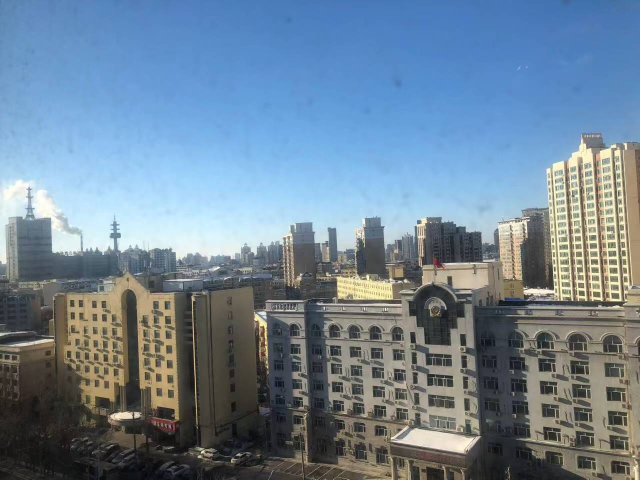
#> input picture 选修课程/计算机视觉/HITCV_EXP/exp2/left.jpg, 1280 x 959 px (shown at 1/2 size)
$ python stitch_self.py
#> lines starting #> are read from the running program, lines starting #| are printed output that depends on the picture; after the words box and inside, x2 and y2 are one past the last pixel; in counts of white or black regions, pixels touching at a corner belong together
import cv2
import numpy as np

# -------------------------- 1. 特征提取与匹配 --------------------------
def extract_sift_features(img):
    sift = cv2.SIFT_create()
    keypoints, descriptors = sift.detectAndCompute(img, None)
    return keypoints, descriptors

def match_features(desc1, desc2, ratio_thresh=0.7):
    bf = cv2.BFMatcher(cv2.NORM_L2, crossCheck=False)
    knn_matches = bf.knnMatch(desc1, desc2, k=2)
    good_matches = []
    for m, n in knn_matches:
        if m.distance < ratio_thresh * n.distance:
            good_matches.append(m)
    return good_matches

def draw_matches(img1, kp1, img2, kp2, matches, save_path="matches.jpg"):
    img_matches = cv2.drawMatches(img1, kp1, img2, kp2, matches, None,
                                  flags=cv2.DrawMatchesFlags_NOT_DRAW_SINGLE_POINTS)
    cv2.imwrite(save_path, img_matches)
    print(f"特征匹配图已保存至 {save_path}")

# -------------------------- 2. 图像拼接（透视变换 + 向量化融合）--------------------------
def stitch_images(img_left, img_right, H):
    h_left, w_left = img_left.shape[:2]
    h_right, w_right = img_right.shape[:2]

    left_corners = np.float32([[0, 0], [w_left, 0], [w_left, h_left], [0, h_left]])
    right_corners = np.float32([[0, 0], [w_right, 0], [w_right, h_right], [0, h_right]])
    transformed_right_corners = cv2.perspectiveTransform(right_corners.reshape(-1, 1, 2), H).reshape(-1, 2)

    all_corners = np.vstack((left_corners, transformed_right_corners))
    min_x, min_y = np.min(all_corners, axis=0)
    max_x, max_y = np.max(all_corners, axis=0)

    shift_x = -min_x
    shift_y = -min_y
    canvas_width = int(np.ceil(max_x + shift_x))
    canvas_height = int(np.ceil(max_y + shift_y))

    T = np.array([[1, 0, shift_x], [0, 1, shift_y], [0, 0, 1]], dtype=np.float32)
    H_shifted = T @ H

    warped_right = cv2.warpPerspective(img_right, H_shifted, (canvas_width, canvas_height))
    M_left = np.array([[1, 0, shift_x], [0, 1, shift_y]], dtype=np.float32)
    warped_left = cv2.warpAffine(img_left, M_left, (canvas_width, canvas_height))

    # ---------- 修正：掩码使用布尔类型 ----------
    mask_left = (warped_left[:, :, 0] > 0).astype(bool)   # 布尔掩码
    mask_right = (warped_right[:, :, 0] > 0).astype(bool)
    overlap_mask = mask_left & mask_right

    panorama = np.zeros_like(warped_left, dtype=np.float32)

    left_only = mask_left & ~overlap_mask
    right_only = mask_right & ~overlap_mask
    panorama[left_only] = warped_left[left_only]
    panorama[right_only] = warped_right[right_only]

    if np.any(overlap_mask):
        cols_with_overlap = np.where(overlap_mask.any(axis=0))[0]
        left_bound = cols_with_overlap[0]
        right_bound = cols_with_overlap[-1]
        overlap_width = right_bound - left_bound + 1

        weight_left_cols = np.linspace(1, 0, overlap_width)
        weight_right_cols = 1 - weight_left_cols

        rows, cols = np.where(overlap_mask)
        col_indices = cols - left_bound
        panorama[rows, cols] = (weight_left_cols[col_indices, np.newaxis] * warped_left[rows, cols] +
                                weight_right_cols[col_indices, np.newaxis] * warped_right[rows, cols])

    return panorama.astype(np.uint8)

# -------------------------- 3. 主程序 --------------------------
def main():
    left_img = cv2.imread("left.jpg")
#> left_img is the input picture: shape (959, 1280, 3); mean B, G, R 149.6, 131.8, 111.2
    right_img = cv2.imread("right.jpg")
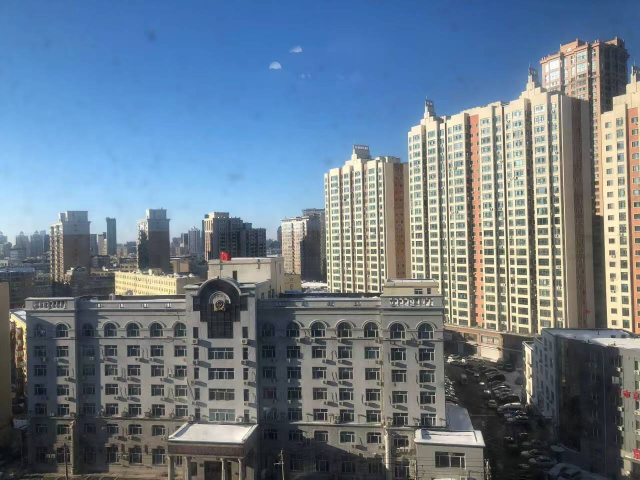
#> input picture 选修课程/计算机视觉/HITCV_EXP/exp2/right.jpg, 1280 x 959 px (shown at 1/2 size)
#> right_img is the input picture: shape (959, 1280, 3); mean B, G, R 138.2, 123, 106.6
    if left_img is None or right_img is None:
        print("错误：无法读取图像文件，请确保 left.jpg 和 right.jpg 存在于当前目录下")
        return

    gray_left = cv2.cvtColor(left_img, cv2.COLOR_BGR2GRAY)
    gray_right = cv2.cvtColor(right_img, cv2.COLOR_BGR2GRAY)
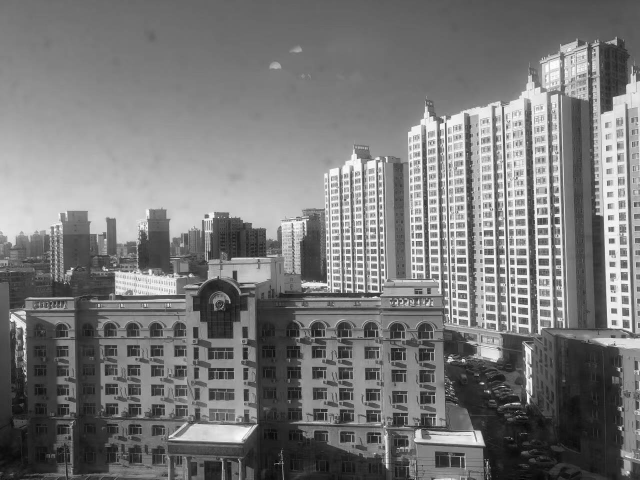
#> gray_right: shape (959, 1280) (shown at 1/2 size); min 0, max 255, mean 119.8

    kp1, desc1 = extract_sift_features(gray_left)
#> in extract_sift_features, `keypoints, descriptors = sift.detectAndCompute(img, None)`: keypoints = 6076 keypoints; strongest (x, y, size): (274, 830, 7.6), (811, 562, 4.5), (253, 831, 12.1), (648, 618, 1.9)
#> kp1 has the same summary as keypoints in extract_sift_features
    kp2, desc2 = extract_sift_features(gray_right)
#> in extract_sift_features (call 2), `keypoints, descriptors = sift.detectAndCompute(img, None)`: keypoints = 8233 keypoints; strongest (x, y, size): (965, 767, 3.1), (977, 783, 2.7), (898, 714, 1.9), (1056, 802, 4.2)
#> kp2 has the same summary as keypoints in extract_sift_features
    print(f"左图特征点数量: {len(kp1)}, 右图特征点数量: {len(kp2)}")
#| 左图特征点数量: 6076, 右图特征点数量: 8233

    good_matches = match_features(desc1, desc2, ratio_thresh=0.7)
#> in match_features, `knn_matches = bf.knnMatch(desc1, desc2, k=2)`: knn_matches = 6076 matches
#> after the loop in match_features, `for m, n in knn_matches:`: good_matches = 1278 matches
#> good_matches = 1278 matches
    print(f"匹配点对数量（ratio test后）: {len(good_matches)}")
#| 匹配点对数量（ratio test后）: 1278

    if len(good_matches) < 4:
        print("匹配点不足，无法估计单应矩阵")
        return

    left_pts = np.float32([kp1[m.queryIdx].pt for m in good_matches])
#> left_pts = 1278 pairs, first value 19.43 to 1274.1, second value 268 to 950.3
    right_pts = np.float32([kp2[m.trainIdx].pt for m in good_matches])
#> right_pts = 1278 pairs, first value 16.45 to 1253.5, second value 182.5 to 951

    draw_matches(left_img, kp1, right_img, kp2, good_matches, "./output_self/matches.jpg")
#> in draw_matches, `img_matches = cv2.drawMatches(img1, kp1, img2, kp2, matches, None, fla..`:
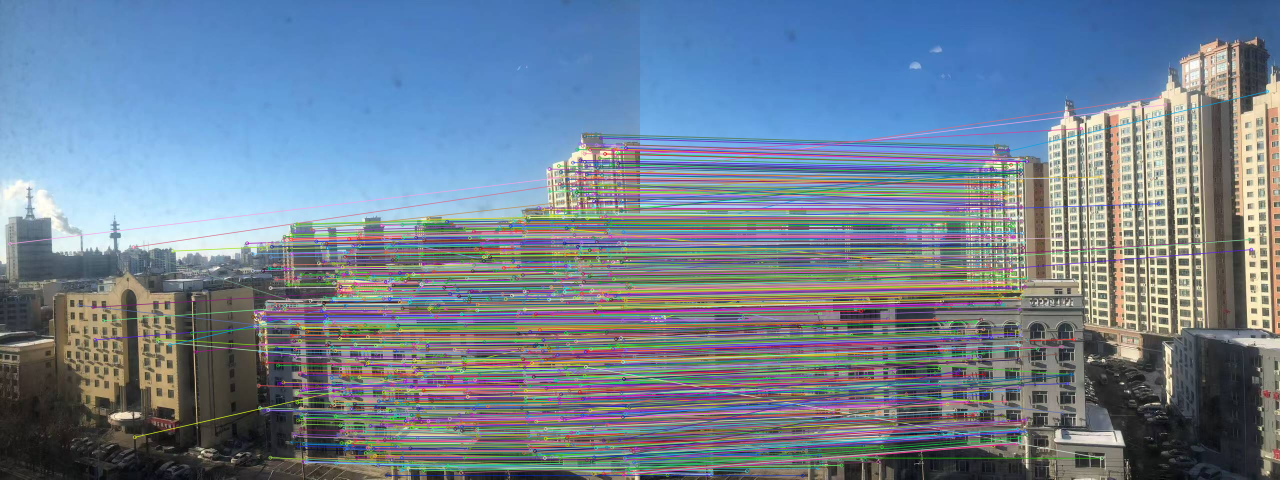
#> img_matches: shape (959, 2560, 3) (shown at 1/2 size); mean B, G, R 146.6, 128.7, 112.3

    H, mask = cv2.findHomography(right_pts, left_pts, method=cv2.RANSAC,
                                 ransacReprojThreshold=3.0, maxIters=2000, confidence=0.99)
#> H = [[0.559, 0.0206, 476.2], [-0.19, 0.843, 92.7], [-0.00034, -1.36e-05, 1]]; mask = 1278 values, max 1 at index 15, min 0 at index 0, mean 0.862

    if H is None:
        print("RANSAC未能估计出有效的单应矩阵")
        return

    n_inliers = np.sum(mask)
#> n_inliers = 1102
    print(f"RANSAC内点数量: {n_inliers} / {len(good_matches)} (比例: {n_inliers/len(good_matches):.2f})")
#| RANSAC内点数量: 1102 / 1278 (比例: 0.86)

    panorama = stitch_images(left_img, right_img, H)
#> in stitch_images, `transformed_right_corners = cv2.perspectiveTransform(right_corners.res..`: transformed_right_corners = [[476.2, 92.7], [2108.1, -266.5], [2193.7, 1192.3], [502.5, 913.5]]
#> in stitch_images, `all_corners = np.vstack((left_corners, transformed_right_corners))`: all_corners = [[0, 0], [1280, 0], [1280, 959], [0, 959], [476.2, 92.7], [2108.1, -266.5], [2193.7, 1192.3], [502.5, 913.5]]
#> in stitch_images, `min_x, min_y = np.min(all_corners, axis=0)`: min_x = 0; min_y = -266.5
#> in stitch_images, `max_x, max_y = np.max(all_corners, axis=0)`: max_x = 2193.7; max_y = 1192.3
#> in stitch_images, `shift_x = -min_x`: shift_x = 0
#> in stitch_images, `shift_y = -min_y`: shift_y = 266.5
#> in stitch_images, `canvas_width = int(np.ceil(max_x + shift_x))`: canvas_width = 2194
#> in stitch_images, `canvas_height = int(np.ceil(max_y + shift_y))`: canvas_height = 1459
#> in stitch_images, `T = np.array([[1, 0, shift_x], [0, 1, shift_y], [0, 0, 1]], dtype=np.f..`: T = [[1, 0, 0], [0, 1, 266.5], [0, 0, 1]]
#> in stitch_images, `H_shifted = T @ H`: H_shifted = [[0.559, 0.0206, 476.2], [-0.281, 0.84, 359.2], [-0.00034, -1.36e-05, 1]]
#> in stitch_images, `warped_right = cv2.warpPerspective(img_right, H_shifted, (canvas_width..`:
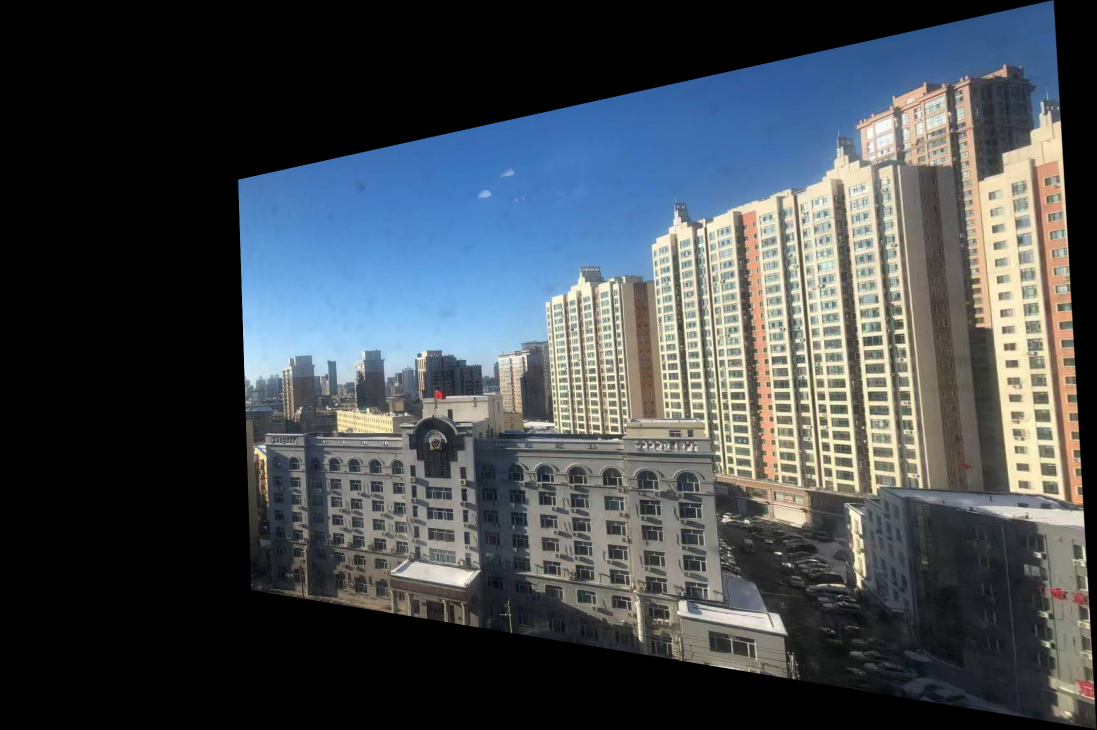
#> warped_right: shape (1459, 2194, 3) (shown at 1/2 size); mean B, G, R 77.2, 72.1, 65.7
#> in stitch_images, `M_left = np.array([[1, 0, shift_x], [0, 1, shift_y]], dtype=np.float32)`: M_left = [[1, 0, 0], [0, 1, 266.5]]
#> in stitch_images, `mask_left = (warped_left[:, :, 0] > 0).astype(bool)`:
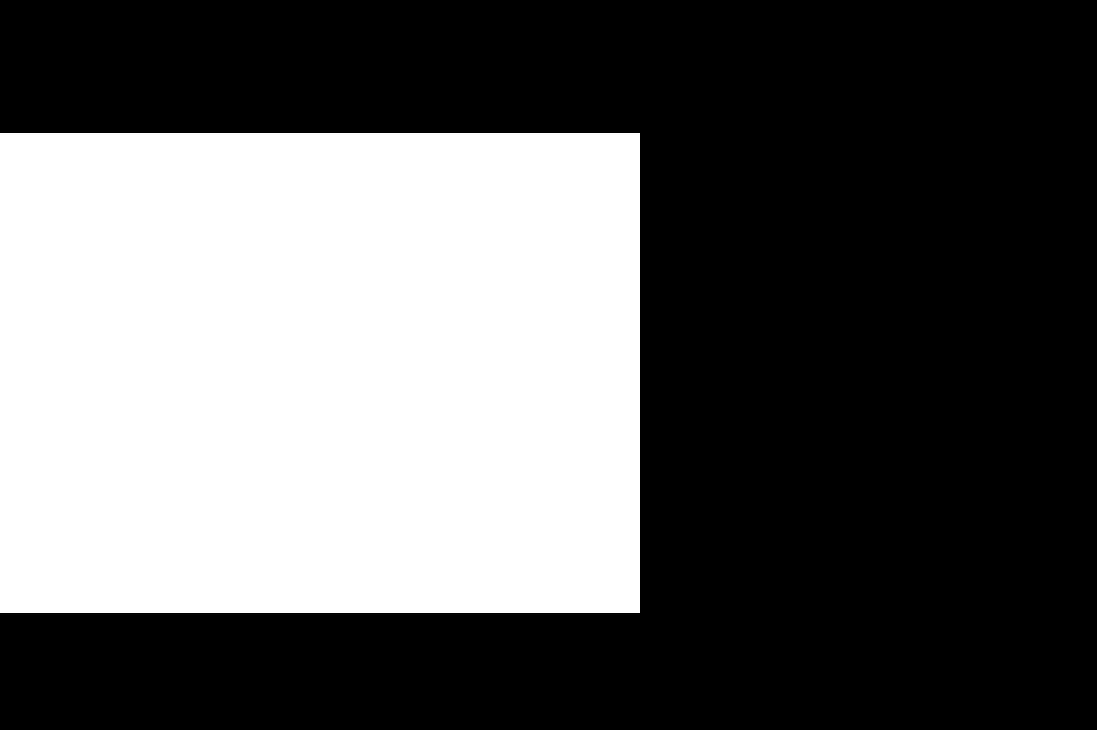
#> mask_left: shape (1459, 2194) bool (shown at 1/2 size); 38.4% white; 1 white region, box (x1, y1, x2, y2) and area: (0, 266, 1280, 1226) 1228800
#> in stitch_images, `mask_right = (warped_right[:, :, 0] > 0).astype(bool)`: mask_right: shape (1459, 2194) bool; 59.3% white; 2 black regions, box (x1, y1, x2, y2) and area: (0, 0, 2190, 1459) 1240380, (2109, 0, 2194, 1447) 62200
#> in stitch_images, `overlap_mask = mask_left & mask_right`: overlap_mask: shape (1459, 2194) bool; 22.9% white; 1 white region, box (x1, y1, x2, y2) and area: (476, 266, 1280, 1226) 733936
#> in stitch_images, `left_only = mask_left & ~overlap_mask`: left_only: shape (1459, 2194) bool; 15.5% white; 1 white region, box (x1, y1, x2, y2) and area: (0, 266, 895, 1226) 494864
#> in stitch_images, `right_only = mask_right & ~overlap_mask`:
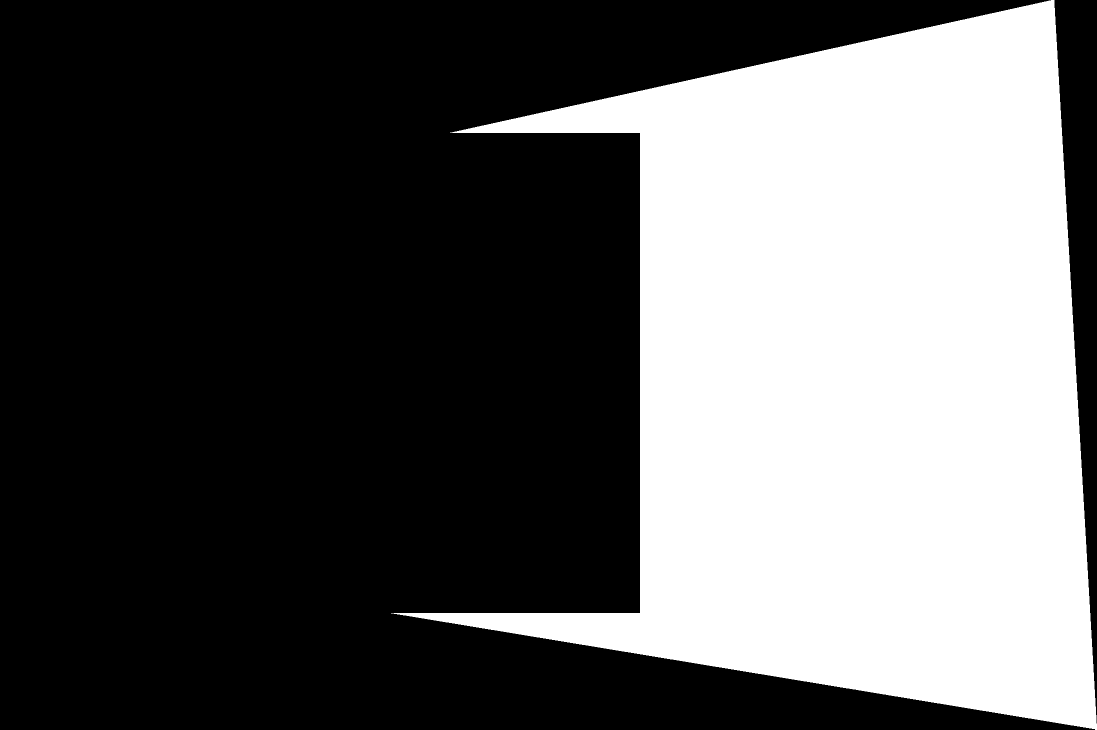
#> right_only: shape (1459, 2194) bool (shown at 1/2 size); 36.4% white; 1 white region, box (x1, y1, x2, y2) and area: (782, 0, 2194, 1459) 1164530
#> in stitch_images, `cols_with_overlap = np.where(overlap_mask.any(axis=0))[0]`: cols_with_overlap = 804 values from 476 to 1279
#> in stitch_images, `left_bound = cols_with_overlap[0]`: left_bound = 476
#> in stitch_images, `right_bound = cols_with_overlap[-1]`: right_bound = 1279
#> in stitch_images, `overlap_width = right_bound - left_bound + 1`: overlap_width = 804
#> in stitch_images, `panorama[rows, cols] = (weight_left_cols[col_indices, np.newaxis] * wa..`:
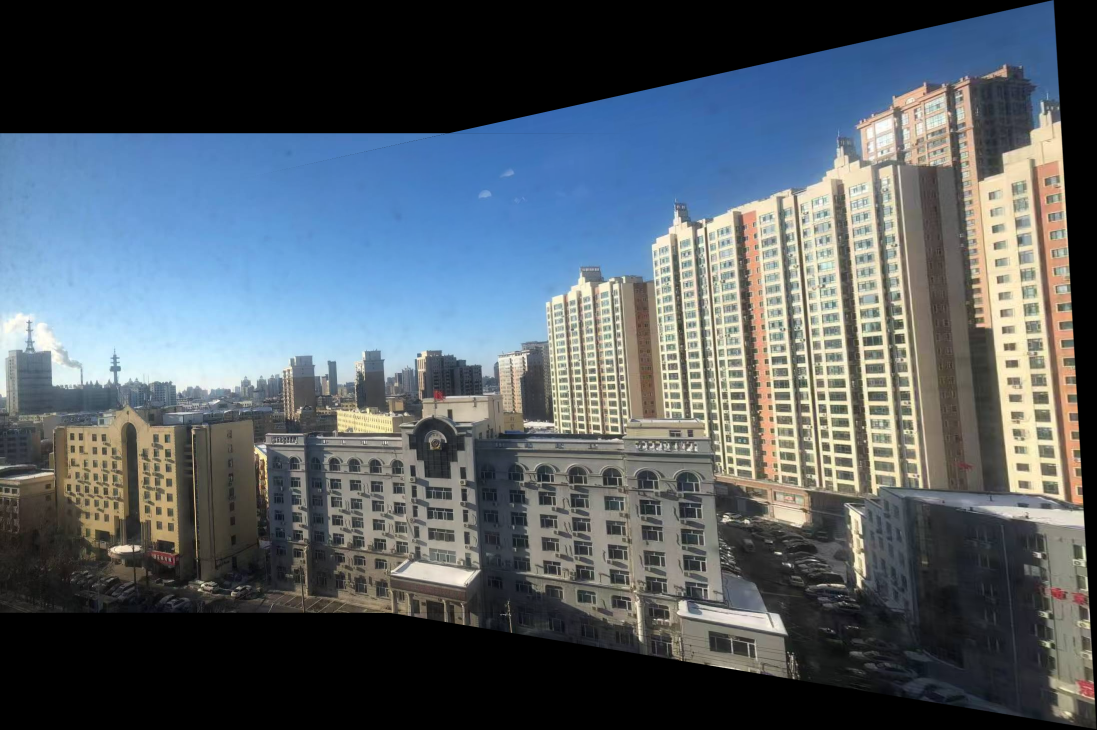
#> panorama: shape (1459, 2194, 3) float32 (shown at 1/2 size); mean B, G, R 100.5, 93.2, 83.8
    cv2.imwrite("./output_self/panorama.jpg", panorama)
    print("全景拼接图已保存至 ./output_self/panorama.jpg")

if __name__ == "__main__":
    main()
